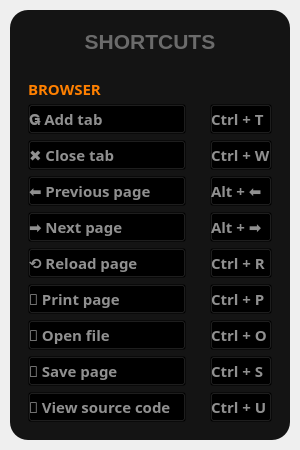
<?xml version="1.0" encoding="UTF-8"?>
<ui version="4.0">
 <class>MainWindow</class>
 <widget class="QMainWindow" name="MainWindow">
  <property name="geometry">
   <rect>
    <x>0</x>
    <y>0</y>
    <width>300</width>
    <height>450</height>
   </rect>
  </property>
  <property name="minimumSize">
   <size>
    <width>300</width>
    <height>450</height>
   </size>
  </property>
  <property name="maximumSize">
   <size>
    <width>300</width>
    <height>450</height>
   </size>
  </property>
  <property name="windowTitle">
   <string>MainWindow</string>
  </property>
  <widget class="QWidget" name="centralwidget">
   <layout class="QVBoxLayout" name="verticalLayout">
    <property name="spacing">
     <number>0</number>
    </property>
    <property name="leftMargin">
     <number>10</number>
    </property>
    <property name="topMargin">
     <number>10</number>
    </property>
    <property name="rightMargin">
     <number>10</number>
    </property>
    <property name="bottomMargin">
     <number>10</number>
    </property>
    <item>
     <widget class="QFrame" name="dropShadowFrame">
      <property name="styleSheet">
       <string notr="true">QPushButton {
	background-color: rgba(0,0,0,0);
	color: rgb(144, 144, 144);
	font: bold;
	font-size: 15px;
	font-family: entypo;
	text-align: left;
}

QPushButton:hover {
	color: #E8960C;
}

QFrame {
	background-color: rgb(20, 20, 20);
	color: rgb(220, 220, 220);
	border-radius: 18px;
}</string>
      </property>
      <property name="frameShape">
       <enum>QFrame::StyledPanel</enum>
      </property>
      <property name="frameShadow">
       <enum>QFrame::Raised</enum>
      </property>
      <layout class="QVBoxLayout" name="verticalLayout_2">
       <item>
        <layout class="QHBoxLayout" name="horizontalLayout">
         <property name="spacing">
          <number>0</number>
         </property>
         <item>
          <widget class="QFrame" name="frame_5">
           <property name="maximumSize">
            <size>
             <width>20</width>
             <height>20</height>
            </size>
           </property>
           <property name="frameShape">
            <enum>QFrame::StyledPanel</enum>
           </property>
           <property name="frameShadow">
            <enum>QFrame::Raised</enum>
           </property>
          </widget>
         </item>
         <item>
          <widget class="QLabel" name="label_5">
           <property name="maximumSize">
            <size>
             <width>30</width>
             <height>16777215</height>
            </size>
           </property>
           <property name="styleSheet">
            <string notr="true">image: url(:/img/img/logo70x70.png);</string>
           </property>
           <property name="text">
            <string/>
           </property>
          </widget>
         </item>
         <item>
          <widget class="QLabel" name="label_2">
           <property name="maximumSize">
            <size>
             <width>16777215</width>
             <height>30</height>
            </size>
           </property>
           <property name="font">
            <font>
             <family>Segoe UI</family>
             <pointsize>16</pointsize>
            </font>
           </property>
           <property name="styleSheet">
            <string notr="true">background: none;
color: rgb(107, 107, 107);</string>
           </property>
           <property name="text">
            <string>&lt;html&gt;&lt;head/&gt;&lt;body&gt;&lt;p&gt;&lt;span style=&quot; font-weight:600;&quot;&gt;SHORTCUTS&lt;/span&gt;&lt;/p&gt;&lt;/body&gt;&lt;/html&gt;</string>
           </property>
           <property name="alignment">
            <set>Qt::AlignCenter</set>
           </property>
          </widget>
         </item>
         <item>
          <widget class="QFrame" name="frame_6">
           <property name="maximumSize">
            <size>
             <width>50</width>
             <height>16777215</height>
            </size>
           </property>
           <property name="frameShape">
            <enum>QFrame::StyledPanel</enum>
           </property>
           <property name="frameShadow">
            <enum>QFrame::Raised</enum>
           </property>
          </widget>
         </item>
        </layout>
       </item>
       <item>
        <layout class="QHBoxLayout" name="horizontalLayout_2">
         <item>
          <widget class="QFrame" name="frame">
           <property name="minimumSize">
            <size>
             <width>0</width>
             <height>350</height>
            </size>
           </property>
           <property name="styleSheet">
            <string notr="true">QLabel {
	color: #FF8000;
	background-color: rgba(0,0,0,0);
	font: bold;
	font-size: 15px;
	font-family: entypo;
}
</string>
           </property>
           <property name="frameShape">
            <enum>QFrame::StyledPanel</enum>
           </property>
           <property name="frameShadow">
            <enum>QFrame::Raised</enum>
           </property>
           <layout class="QVBoxLayout" name="verticalLayout_5">
            <item>
             <widget class="QLabel" name="label">
              <property name="minimumSize">
               <size>
                <width>0</width>
                <height>18</height>
               </size>
              </property>
              <property name="maximumSize">
               <size>
                <width>16777215</width>
                <height>18</height>
               </size>
              </property>
              <property name="text">
               <string>BROWSER</string>
              </property>
              <property name="alignment">
               <set>Qt::AlignLeading|Qt::AlignLeft|Qt::AlignVCenter</set>
              </property>
             </widget>
            </item>
            <item>
             <widget class="QPushButton" name="btn_addTab">
              <property name="text">
               <string> Add tab </string>
              </property>
             </widget>
            </item>
            <item>
             <widget class="QPushButton" name="btn_code">
              <property name="text">
               <string>✖ Close tab</string>
              </property>
             </widget>
            </item>
            <item>
             <widget class="QPushButton" name="btn_code_4">
              <property name="text">
               <string>⬅ Previous page</string>
              </property>
             </widget>
            </item>
            <item>
             <widget class="QPushButton" name="btn_code_5">
              <property name="text">
               <string>➡ Next page</string>
              </property>
             </widget>
            </item>
            <item>
             <widget class="QPushButton" name="btn_code_6">
              <property name="text">
               <string>⟲ Reload page</string>
              </property>
             </widget>
            </item>
            <item>
             <widget class="QPushButton" name="btn_print">
              <property name="text">
               <string> Print page</string>
              </property>
             </widget>
            </item>
            <item>
             <widget class="QPushButton" name="btn_open">
              <property name="text">
               <string> Open file</string>
              </property>
             </widget>
            </item>
            <item>
             <widget class="QPushButton" name="btn_save">
              <property name="text">
               <string> Save page</string>
              </property>
             </widget>
            </item>
            <item>
             <widget class="QPushButton" name="btn_code_3">
              <property name="text">
               <string> View source code</string>
              </property>
             </widget>
            </item>
           </layout>
          </widget>
         </item>
         <item>
          <widget class="QFrame" name="frame_7">
           <property name="maximumSize">
            <size>
             <width>80</width>
             <height>16777215</height>
            </size>
           </property>
           <property name="styleSheet">
            <string notr="true">QLabel {
	color: #FF8000;
	background-color: rgba(0,0,0,0);
	font: bold;
	font-size: 15px;
	font-family: entypo;
}
</string>
           </property>
           <property name="frameShape">
            <enum>QFrame::StyledPanel</enum>
           </property>
           <property name="frameShadow">
            <enum>QFrame::Raised</enum>
           </property>
           <layout class="QVBoxLayout" name="verticalLayout_3">
            <property name="topMargin">
             <number>9</number>
            </property>
            <item>
             <widget class="QLabel" name="label_6">
              <property name="minimumSize">
               <size>
                <width>0</width>
                <height>18</height>
               </size>
              </property>
              <property name="maximumSize">
               <size>
                <width>16777215</width>
                <height>18</height>
               </size>
              </property>
              <property name="text">
               <string/>
              </property>
              <property name="alignment">
               <set>Qt::AlignCenter</set>
              </property>
             </widget>
            </item>
            <item>
             <widget class="QPushButton" name="btn_addTab_2">
              <property name="text">
               <string>Ctrl + T</string>
              </property>
             </widget>
            </item>
            <item>
             <widget class="QPushButton" name="btn_addTab_3">
              <property name="text">
               <string>Ctrl + W</string>
              </property>
             </widget>
            </item>
            <item>
             <widget class="QPushButton" name="btn_addTab_4">
              <property name="text">
               <string>Alt + ⬅</string>
              </property>
             </widget>
            </item>
            <item>
             <widget class="QPushButton" name="btn_addTab_5">
              <property name="text">
               <string>Alt + ➡</string>
              </property>
             </widget>
            </item>
            <item>
             <widget class="QPushButton" name="btn_addTab_6">
              <property name="text">
               <string>Ctrl + R</string>
              </property>
             </widget>
            </item>
            <item>
             <widget class="QPushButton" name="btn_print_2">
              <property name="text">
               <string>Ctrl + P</string>
              </property>
             </widget>
            </item>
            <item>
             <widget class="QPushButton" name="btn_open_2">
              <property name="text">
               <string>Ctrl + O</string>
              </property>
             </widget>
            </item>
            <item>
             <widget class="QPushButton" name="btn_save_2">
              <property name="text">
               <string>Ctrl + S</string>
              </property>
             </widget>
            </item>
            <item>
             <widget class="QPushButton" name="btn_code_2">
              <property name="text">
               <string>Ctrl + U</string>
              </property>
             </widget>
            </item>
           </layout>
          </widget>
         </item>
        </layout>
       </item>
      </layout>
     </widget>
    </item>
   </layout>
  </widget>
 </widget>
 <resources>
  <include location="file_rc.qrc"/>
 </resources>
 <connections/>
</ui>
